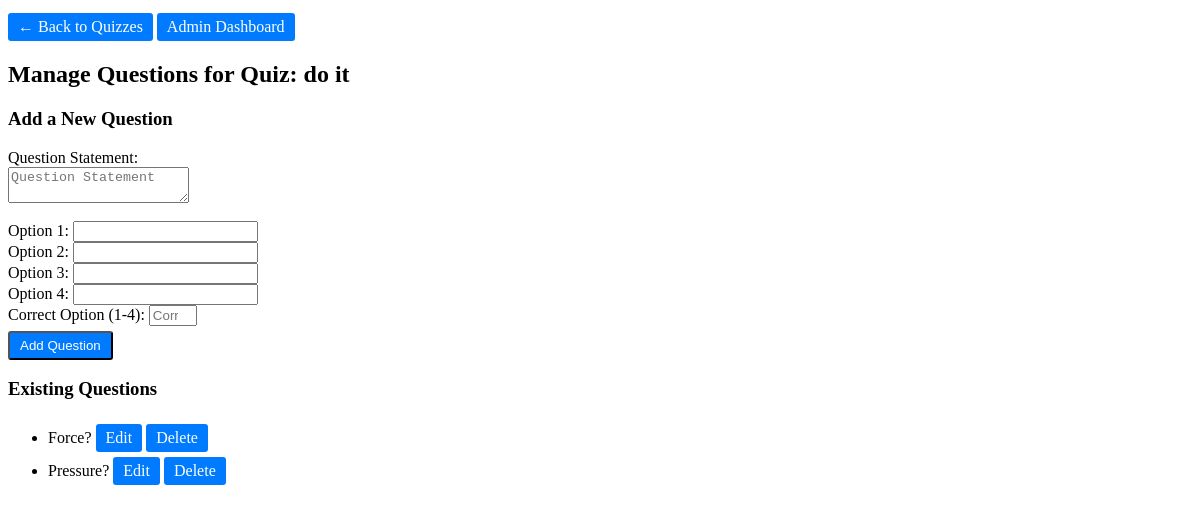
The app's page /admin/questions/1 (signed in), older data.
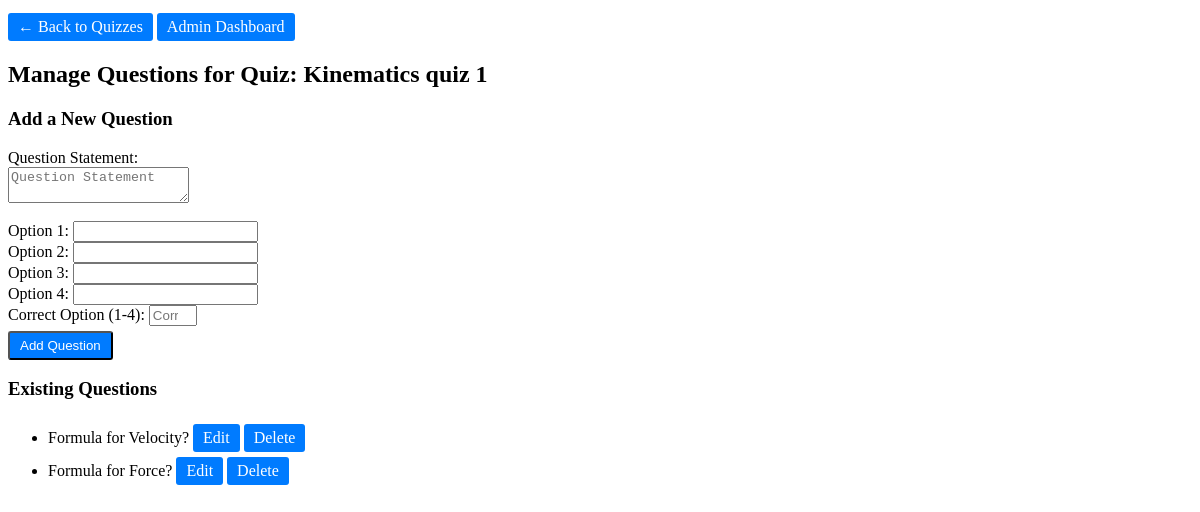
The same page, newer data.
### models/models.py (models this page shows)
class Quiz(db.Model):
    id = db.Column(db.Integer, primary_key=True)
    chapter_id = db.Column(db.Integer, db.ForeignKey('chapter.id'), nullable=False) # Link to Chapter
    date_of_quiz = db.Column(db.DateTime, nullable=False)
    remarks = db.Column(db.String(255), nullable=True)
    chapter = db.relationship('Chapter', backref=db.backref('quizzes', lazy=True))
    questions = db.relationship('Question', backref='quiz', lazy=True)

class Question(db.Model):
    id = db.Column(db.Integer, primary_key=True)
    quiz_id = db.Column(db.Integer, db.ForeignKey('quiz.id'), nullable=False) # Link to Quiz
    question_statement = db.Column(db.Text, nullable=False)
    option1 = db.Column(db.String(255), nullable=False)
    option2 = db.Column(db.String(255), nullable=False)
    option3 = db.Column(db.String(255), nullable=False)
    option4 = db.Column(db.String(255), nullable=False)
    correct_option = db.Column(db.Integer, nullable=False)  # 1, 2, 3, 4

### app.py (the view, shortened to what this page needs)
@app.route("/admin/questions/<int:quiz_id>", methods=["GET", "POST"])
def manage_questions(quiz_id):
    if not admin_required():
        return redirect(url_for("login"))
    quiz = Quiz.query.get(quiz_id)
    questions = Question.query.filter_by(quiz_id=quiz_id).all()
    return render_template("manage_questions.html", quiz=quiz, questions=questions)

### app.py (called while the page is built)
def admin_required():
    return "user_id" in session and session["role"] == "admin"

### templates/manage_questions.html (shortened to what this page needs)
<head>
    <link rel="stylesheet" href="{{ url_for('static', filename='styles.css') }}">
</head>
<body>
    <a class="button" href="{{ url_for('manage_quizzes', chapter_id=quiz.chapter_id) }}">← Back to Quizzes</a>
    <a class="button" href="{{ url_for('admin_dashboard') }}">Admin Dashboard</a>
    <h2>Manage Questions for Quiz: {{ quiz.remarks }}</h2>
    <h3>Add a New Question</h3>
    <form method="POST">
        <label>Question Statement:</label><br>
        <textarea name="question_statement" placeholder="Question Statement" required></textarea><br><br>
        <label>Option 1:</label>
        <input type="text" name="option1" required><br>
        <label>Option 2:</label>
        <input type="text" name="option2" required><br>
        <label>Option 3:</label>
        <input type="text" name="option3" required><br>
        <label>Option 4:</label>
        <input type="text" name="option4" required><br>
        <label>Correct Option (1-4):</label>
        <input type="number" name="correct_option" placeholder="Correct Option (1-4)" min="1" max="4" required><br>
        <button class="button" type="submit">Add Question</button>
    </form>
    <h3>Existing Questions</h3>
    <ul>
        {% for question in questions %}
            <li>
                {{ question.question_statement }}
                <a class="button" href="{{ url_for('edit_question', question_id=question.id) }}">Edit</a>
                <a class="button" href="{{ url_for('delete_question', question_id=question.id) }}" onclick="return confirm('Are you sure?')">Delete</a>
            </li>
        {% endfor %}
    </ul>
</body>

Row changes from the older to the newer data that the page shows:
removed Question: question_statement "Force?"
removed Question: question_statement "Pressure?"
changed Quiz: remarks "do it" → "Kinematics quiz 1"
added Question: question_statement "Formula for Velocity?"
added Question: question_statement "Formula for Force?"
